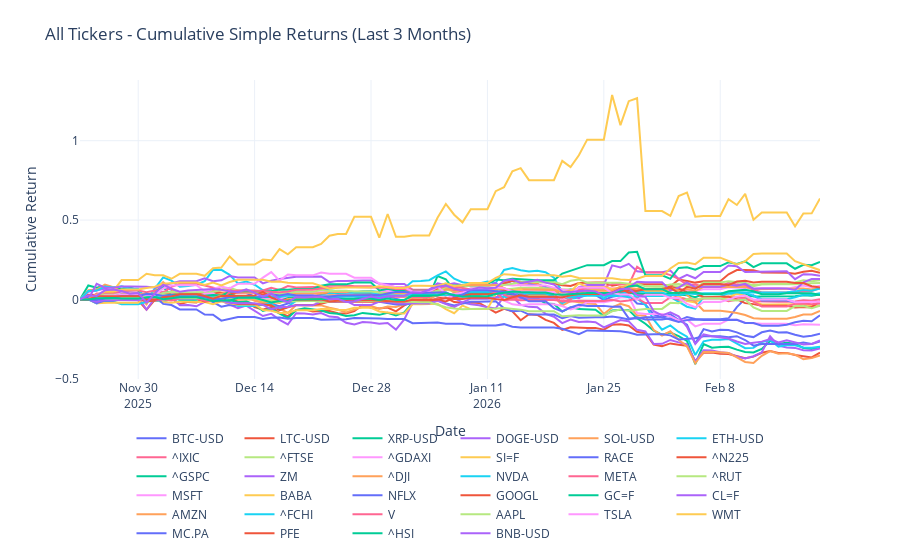

Notebook cell for this chart:
### Code cell
# plot last 3 months of cumprod_simple_3m returns 
fig = go.Figure()
for column in cumprod_simple_3m.columns:
    fig.add_trace(
        go.Scatter(
            x=cumprod_simple_3m.index,
            y=cumprod_simple_3m[column],
            mode="lines",
            name=column,
        )
    )

fig.update_layout(
    title="All Tickers - Cumulative Simple Returns (Last 3 Months)",
    xaxis_title="Date",
    yaxis_title="Cumulative Return",
    legend=dict(orientation="h", yanchor="top", y=-0.15, xanchor="center", x=0.5),
    template="plotly_white",
    margin=dict(t=80, b=120),
)
fig.show()
